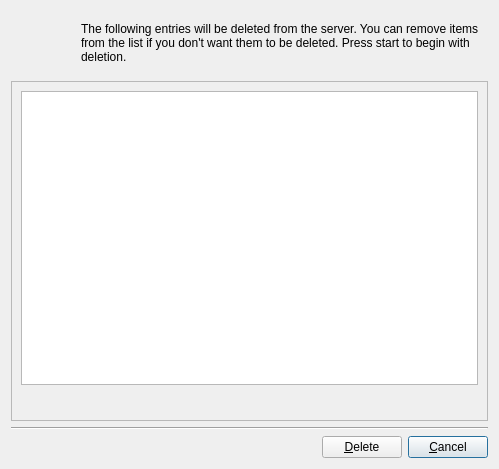
<?xml version="1.0" encoding="UTF-8"?>
<ui version="4.0">
 <class>DeleteDialog</class>
 <widget class="QDialog" name="DeleteDialog">
  <property name="geometry">
   <rect>
    <x>0</x>
    <y>0</y>
    <width>499</width>
    <height>469</height>
   </rect>
  </property>
  <property name="windowTitle">
   <string>Delete items</string>
  </property>
  <layout class="QGridLayout" name="gridLayout_2">
   <item row="0" column="0">
    <layout class="QHBoxLayout" name="hLayout3">
     <item>
      <widget class="QLabel" name="iconLabel">
       <property name="sizePolicy">
        <sizepolicy hsizetype="Fixed" vsizetype="Fixed">
         <horstretch>0</horstretch>
         <verstretch>0</verstretch>
        </sizepolicy>
       </property>
       <property name="minimumSize">
        <size>
         <width>64</width>
         <height>64</height>
        </size>
       </property>
       <property name="text">
        <string/>
       </property>
       <property name="pixmap">
        <pixmap>:/icons/delete</pixmap>
       </property>
      </widget>
     </item>
     <item>
      <widget class="QLabel" name="infoLabel">
       <property name="text">
        <string>The following entries will be deleted from the server. You can remove items from the list if you don't want them to be deleted. Press start to begin with deletion.</string>
       </property>
       <property name="textFormat">
        <enum>Qt::AutoText</enum>
       </property>
       <property name="wordWrap">
        <bool>true</bool>
       </property>
      </widget>
     </item>
    </layout>
   </item>
   <item row="3" column="0">
    <layout class="QHBoxLayout" name="hLayout1">
     <item>
      <spacer name="hspacer1">
       <property name="orientation">
        <enum>Qt::Horizontal</enum>
       </property>
       <property name="sizeHint" stdset="0">
        <size>
         <width>40</width>
         <height>20</height>
        </size>
       </property>
      </spacer>
     </item>
     <item>
      <widget class="QPushButton" name="deleteButton">
       <property name="text">
        <string>&amp;Delete</string>
       </property>
      </widget>
     </item>
     <item>
      <widget class="QPushButton" name="cancelButton">
       <property name="text">
        <string>&amp;Cancel</string>
       </property>
       <property name="default">
        <bool>true</bool>
       </property>
      </widget>
     </item>
    </layout>
   </item>
   <item row="1" column="0">
    <widget class="QScrollArea" name="scrollArea">
     <property name="widgetResizable">
      <bool>true</bool>
     </property>
     <widget class="QWidget" name="scrollAreaWidgetContents">
      <property name="geometry">
       <rect>
        <x>0</x>
        <y>0</y>
        <width>479</width>
        <height>337</height>
       </rect>
      </property>
      <layout class="QGridLayout" name="gridLayout_3">
       <item row="1" column="1">
        <spacer name="hspacer2">
         <property name="orientation">
          <enum>Qt::Horizontal</enum>
         </property>
         <property name="sizeHint" stdset="0">
          <size>
           <width>40</width>
           <height>20</height>
          </size>
         </property>
        </spacer>
       </item>
       <item row="1" column="0">
        <widget class="QLabel" name="messageLabel">
         <property name="text">
          <string/>
         </property>
         <property name="wordWrap">
          <bool>true</bool>
         </property>
        </widget>
       </item>
       <item row="0" column="0" colspan="2">
        <widget class="QTreeView" name="deleteItemView"/>
       </item>
      </layout>
     </widget>
    </widget>
   </item>
   <item row="2" column="0">
    <widget class="Line" name="line">
     <property name="orientation">
      <enum>Qt::Horizontal</enum>
     </property>
    </widget>
   </item>
  </layout>
 </widget>
 <tabstops>
  <tabstop>scrollArea</tabstop>
  <tabstop>cancelButton</tabstop>
  <tabstop>deleteButton</tabstop>
 </tabstops>
 <resources/>
 <connections>
  <connection>
   <sender>deleteButton</sender>
   <signal>clicked()</signal>
   <receiver>DeleteDialog</receiver>
   <slot>delete()</slot>
   <hints>
    <hint type="sourcelabel">
     <x>355</x>
     <y>445</y>
    </hint>
    <hint type="destinationlabel">
     <x>209</x>
     <y>339</y>
    </hint>
   </hints>
  </connection>
  <connection>
   <sender>cancelButton</sender>
   <signal>clicked()</signal>
   <receiver>DeleteDialog</receiver>
   <slot>cancel()</slot>
   <hints>
    <hint type="sourcelabel">
     <x>446</x>
     <y>445</y>
    </hint>
    <hint type="destinationlabel">
     <x>209</x>
     <y>300</y>
    </hint>
   </hints>
  </connection>
 </connections>
 <slots>
  <slot>removeItem()</slot>
  <slot>export()</slot>
  <slot>cancel()</slot>
  <slot>delete()</slot>
 </slots>
</ui>
